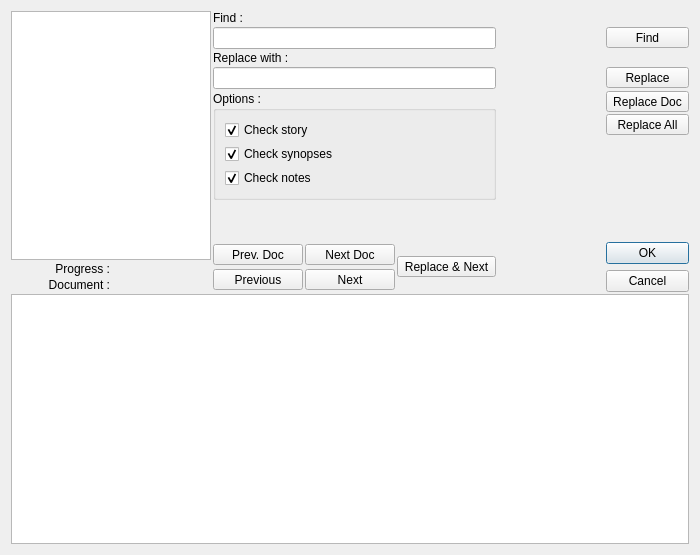
<?xml version="1.0" encoding="UTF-8"?>
<ui version="4.0">
 <class>FindReplace</class>
 <widget class="QDialog" name="FindReplace">
  <property name="geometry">
   <rect>
    <x>0</x>
    <y>0</y>
    <width>700</width>
    <height>555</height>
   </rect>
  </property>
  <property name="minimumSize">
   <size>
    <width>700</width>
    <height>450</height>
   </size>
  </property>
  <property name="windowTitle">
   <string>Find &amp; Replace Dialog</string>
  </property>
  <property name="locale">
   <locale language="English" country="UnitedKingdom"/>
  </property>
  <layout class="QVBoxLayout" name="verticalLayout">
   <property name="spacing">
    <number>2</number>
   </property>
   <item>
    <layout class="QHBoxLayout" name="horizontalLayout" stretch="0,1">
     <item>
      <layout class="QVBoxLayout" name="verticalLayout_4" stretch="1,0">
       <item>
        <widget class="QTreeWidget" name="tree">
         <property name="minimumSize">
          <size>
           <width>150</width>
           <height>0</height>
          </size>
         </property>
         <property name="maximumSize">
          <size>
           <width>200</width>
           <height>16777215</height>
          </size>
         </property>
         <property name="contextMenuPolicy">
          <enum>Qt::PreventContextMenu</enum>
         </property>
         <property name="editTriggers">
          <set>QAbstractItemView::NoEditTriggers</set>
         </property>
         <property name="showDropIndicator" stdset="0">
          <bool>false</bool>
         </property>
         <property name="verticalScrollMode">
          <enum>QAbstractItemView::ScrollPerPixel</enum>
         </property>
         <property name="autoExpandDelay">
          <number>1000</number>
         </property>
         <property name="uniformRowHeights">
          <bool>true</bool>
         </property>
         <property name="animated">
          <bool>true</bool>
         </property>
         <property name="headerHidden">
          <bool>true</bool>
         </property>
         <property name="expandsOnDoubleClick">
          <bool>false</bool>
         </property>
         <column>
          <property name="text">
           <string notr="true">1</string>
          </property>
         </column>
        </widget>
       </item>
       <item>
        <layout class="QGridLayout" name="gridLayout_3">
         <item row="0" column="0">
          <widget class="QLabel" name="label_4">
           <property name="text">
            <string>Progress :</string>
           </property>
           <property name="alignment">
            <set>Qt::AlignRight|Qt::AlignTrailing|Qt::AlignVCenter</set>
           </property>
          </widget>
         </item>
         <item row="1" column="0">
          <widget class="QLabel" name="label_3">
           <property name="text">
            <string>Document :</string>
           </property>
           <property name="alignment">
            <set>Qt::AlignRight|Qt::AlignTrailing|Qt::AlignVCenter</set>
           </property>
          </widget>
         </item>
         <item row="0" column="1">
          <widget class="QLabel" name="progressLabel">
           <property name="text">
            <string/>
           </property>
          </widget>
         </item>
         <item row="1" column="1">
          <widget class="QLabel" name="documentLabel">
           <property name="text">
            <string/>
           </property>
          </widget>
         </item>
        </layout>
       </item>
      </layout>
     </item>
     <item>
      <layout class="QGridLayout" name="gridLayout_2" rowstretch="0,0,0,0,0,0,0,0,0,0,0,0">
       <item row="0" column="0">
        <widget class="QLabel" name="label">
         <property name="text">
          <string>Find :</string>
         </property>
        </widget>
       </item>
       <item row="1" column="0">
        <widget class="QLineEdit" name="findEdit">
         <property name="sizePolicy">
          <sizepolicy hsizetype="Expanding" vsizetype="Fixed">
           <horstretch>0</horstretch>
           <verstretch>0</verstretch>
          </sizepolicy>
         </property>
        </widget>
       </item>
       <item row="5" column="0">
        <widget class="QLineEdit" name="replaceEdit">
         <property name="sizePolicy">
          <sizepolicy hsizetype="Expanding" vsizetype="Fixed">
           <horstretch>0</horstretch>
           <verstretch>0</verstretch>
          </sizepolicy>
         </property>
        </widget>
       </item>
       <item row="11" column="0">
        <layout class="QHBoxLayout" name="horizontalLayout_4">
         <item>
          <layout class="QGridLayout" name="gridLayout" columnminimumwidth="90,90,90">
           <property name="sizeConstraint">
            <enum>QLayout::SetNoConstraint</enum>
           </property>
           <item row="1" column="0">
            <widget class="QToolButton" name="prevButton">
             <property name="sizePolicy">
              <sizepolicy hsizetype="Minimum" vsizetype="Fixed">
               <horstretch>0</horstretch>
               <verstretch>0</verstretch>
              </sizepolicy>
             </property>
             <property name="text">
              <string>Previous</string>
             </property>
            </widget>
           </item>
           <item row="1" column="1">
            <widget class="QToolButton" name="nextButton">
             <property name="sizePolicy">
              <sizepolicy hsizetype="Minimum" vsizetype="Fixed">
               <horstretch>0</horstretch>
               <verstretch>0</verstretch>
              </sizepolicy>
             </property>
             <property name="text">
              <string>Next</string>
             </property>
            </widget>
           </item>
           <item row="0" column="2" rowspan="2">
            <widget class="QToolButton" name="replaceAndNextButton">
             <property name="sizePolicy">
              <sizepolicy hsizetype="Minimum" vsizetype="Fixed">
               <horstretch>0</horstretch>
               <verstretch>0</verstretch>
              </sizepolicy>
             </property>
             <property name="text">
              <string>Replace &amp;&amp; Next</string>
             </property>
            </widget>
           </item>
           <item row="0" column="0">
            <widget class="QToolButton" name="prevDocButton">
             <property name="sizePolicy">
              <sizepolicy hsizetype="Minimum" vsizetype="Fixed">
               <horstretch>0</horstretch>
               <verstretch>0</verstretch>
              </sizepolicy>
             </property>
             <property name="text">
              <string>Prev. Doc</string>
             </property>
            </widget>
           </item>
           <item row="0" column="1">
            <widget class="QToolButton" name="toolButton_9">
             <property name="sizePolicy">
              <sizepolicy hsizetype="Minimum" vsizetype="Fixed">
               <horstretch>0</horstretch>
               <verstretch>0</verstretch>
              </sizepolicy>
             </property>
             <property name="text">
              <string>Next Doc</string>
             </property>
            </widget>
           </item>
          </layout>
         </item>
        </layout>
       </item>
       <item row="1" column="2">
        <widget class="QToolButton" name="findButton">
         <property name="sizePolicy">
          <sizepolicy hsizetype="Minimum" vsizetype="Fixed">
           <horstretch>0</horstretch>
           <verstretch>0</verstretch>
          </sizepolicy>
         </property>
         <property name="text">
          <string>Find</string>
         </property>
        </widget>
       </item>
       <item row="9" column="0">
        <spacer name="verticalSpacer_2">
         <property name="orientation">
          <enum>Qt::Vertical</enum>
         </property>
         <property name="sizeHint" stdset="0">
          <size>
           <width>20</width>
           <height>40</height>
          </size>
         </property>
        </spacer>
       </item>
       <item row="7" column="2">
        <widget class="QToolButton" name="replaceAllButton">
         <property name="sizePolicy">
          <sizepolicy hsizetype="Minimum" vsizetype="Fixed">
           <horstretch>0</horstretch>
           <verstretch>0</verstretch>
          </sizepolicy>
         </property>
         <property name="text">
          <string>Replace All</string>
         </property>
        </widget>
       </item>
       <item row="3" column="0">
        <widget class="QLabel" name="label_2">
         <property name="text">
          <string>Replace with :</string>
         </property>
        </widget>
       </item>
       <item row="5" column="2">
        <widget class="QToolButton" name="replaceButton">
         <property name="sizePolicy">
          <sizepolicy hsizetype="Minimum" vsizetype="Fixed">
           <horstretch>0</horstretch>
           <verstretch>0</verstretch>
          </sizepolicy>
         </property>
         <property name="text">
          <string>Replace</string>
         </property>
        </widget>
       </item>
       <item row="6" column="2">
        <widget class="QToolButton" name="replaceDocButton">
         <property name="sizePolicy">
          <sizepolicy hsizetype="Minimum" vsizetype="Fixed">
           <horstretch>0</horstretch>
           <verstretch>0</verstretch>
          </sizepolicy>
         </property>
         <property name="text">
          <string>Replace Doc</string>
         </property>
        </widget>
       </item>
       <item row="11" column="2">
        <widget class="QDialogButtonBox" name="buttonBox">
         <property name="sizePolicy">
          <sizepolicy hsizetype="Minimum" vsizetype="Expanding">
           <horstretch>0</horstretch>
           <verstretch>0</verstretch>
          </sizepolicy>
         </property>
         <property name="orientation">
          <enum>Qt::Vertical</enum>
         </property>
         <property name="standardButtons">
          <set>QDialogButtonBox::Cancel|QDialogButtonBox::Ok</set>
         </property>
        </widget>
       </item>
       <item row="6" column="0" rowspan="3">
        <widget class="QGroupBox" name="groupBox">
         <property name="sizePolicy">
          <sizepolicy hsizetype="Preferred" vsizetype="Preferred">
           <horstretch>0</horstretch>
           <verstretch>0</verstretch>
          </sizepolicy>
         </property>
         <property name="title">
          <string>Options :</string>
         </property>
         <layout class="QGridLayout" name="gridLayout_4">
          <property name="horizontalSpacing">
           <number>7</number>
          </property>
          <property name="verticalSpacing">
           <number>4</number>
          </property>
          <property name="bottomMargin">
           <number>9</number>
          </property>
          <item row="0" column="0">
           <widget class="QCheckBox" name="textCheckBox">
            <property name="text">
             <string>Check story</string>
            </property>
            <property name="checked">
             <bool>true</bool>
            </property>
           </widget>
          </item>
          <item row="1" column="0">
           <widget class="QCheckBox" name="synCheckBox">
            <property name="text">
             <string>Check synopses</string>
            </property>
            <property name="checked">
             <bool>true</bool>
            </property>
           </widget>
          </item>
          <item row="2" column="0">
           <widget class="QCheckBox" name="noteCheckBox">
            <property name="text">
             <string>Check notes</string>
            </property>
            <property name="checked">
             <bool>true</bool>
            </property>
           </widget>
          </item>
         </layout>
        </widget>
       </item>
       <item row="7" column="1">
        <spacer name="horizontalSpacer">
         <property name="orientation">
          <enum>Qt::Horizontal</enum>
         </property>
         <property name="sizeHint" stdset="0">
          <size>
           <width>40</width>
           <height>20</height>
          </size>
         </property>
        </spacer>
       </item>
      </layout>
     </item>
    </layout>
   </item>
   <item>
    <widget class="QTextEdit" name="textEdit"/>
   </item>
  </layout>
 </widget>
 <resources/>
 <connections>
  <connection>
   <sender>buttonBox</sender>
   <signal>accepted()</signal>
   <receiver>FindReplace</receiver>
   <slot>accept()</slot>
   <hints>
    <hint type="sourcelabel">
     <x>618</x>
     <y>329</y>
    </hint>
    <hint type="destinationlabel">
     <x>157</x>
     <y>274</y>
    </hint>
   </hints>
  </connection>
  <connection>
   <sender>buttonBox</sender>
   <signal>rejected()</signal>
   <receiver>FindReplace</receiver>
   <slot>reject()</slot>
   <hints>
    <hint type="sourcelabel">
     <x>618</x>
     <y>335</y>
    </hint>
    <hint type="destinationlabel">
     <x>286</x>
     <y>274</y>
    </hint>
   </hints>
  </connection>
 </connections>
</ui>
